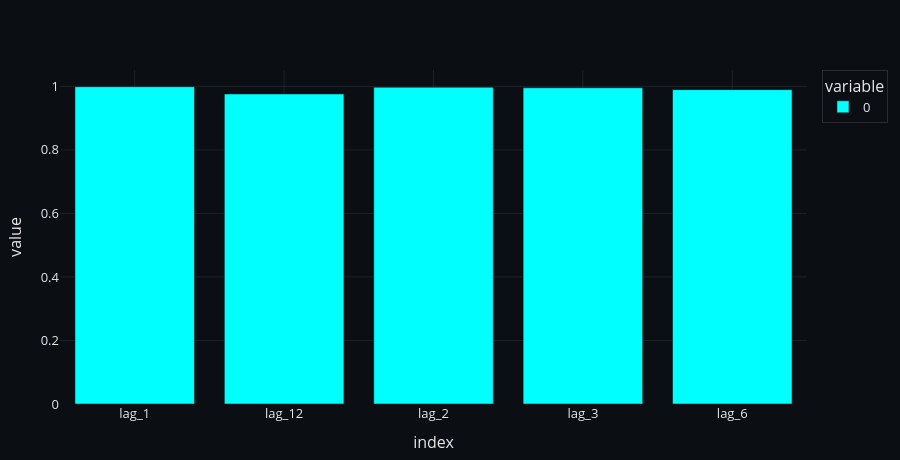

Source (notebook cell):
### Markdown cell above
5.2 Lag impact plot (if you have Lag_* columns)

### Code cell
lag_cols = [c for c in df.columns if c.lower().startswith("lag")]
if lag_cols:
    lag_corr = df[lag_cols].corrwith(df[target]).sort_index()
    fig = px.bar(lag_corr, title="⏪ Lag Feature Correlation with Target", color_discrete_sequence=[COL_TREND])
    apply_dark_theme(fig, height=460)
    fig.show()

### Figure 1 — Plotly figure (JSON) as saved in the notebook; plotly's stock layout.template omitted (floating-point values rounded to 4 significant figures)
{"data": [{"hovertemplate": "variable=0<br>index=%{x}<br>value=%{y}<extra></extra>", "legendgroup": "0", "marker": {"color": "#00FFFF", "pattern": {"shape": ""}}, "name": "0", "orientation": "v", "showlegend": true, "textposition": "auto", "type": "bar", "x": ["lag_1", "lag_12", "lag_2", "lag_3", "lag_6"], "xaxis": "x", "y": [0.999, 0.9762, 0.9973, 0.9957, 0.9897], "yaxis": "y"}], "layout": {"barmode": "relative", "font": {"color": "rgba(255,255,255,0.90)", "size": 13}, "height": 460, "legend": {"bgcolor": "rgba(0,0,0,0)", "bordercolor": "rgba(255,255,255,0.12)", "borderwidth": 1, "title": {"text": "variable"}, "tracegroupgap": 0}, "margin": {"b": 50, "l": 60, "r": 40, "t": 70}, "paper_bgcolor": "#0B0F14", "plot_bgcolor": "#0B0F14", "title": {}, "xaxis": {"anchor": "y", "domain": [0, 1], "gridcolor": "rgba(255,255,255,0.08)", "showgrid": true, "title": {"text": "index"}, "zeroline": false}, "yaxis": {"anchor": "x", "domain": [0, 1], "gridcolor": "rgba(255,255,255,0.08)", "showgrid": true, "title": {"text": "value"}, "zeroline": false}}}
